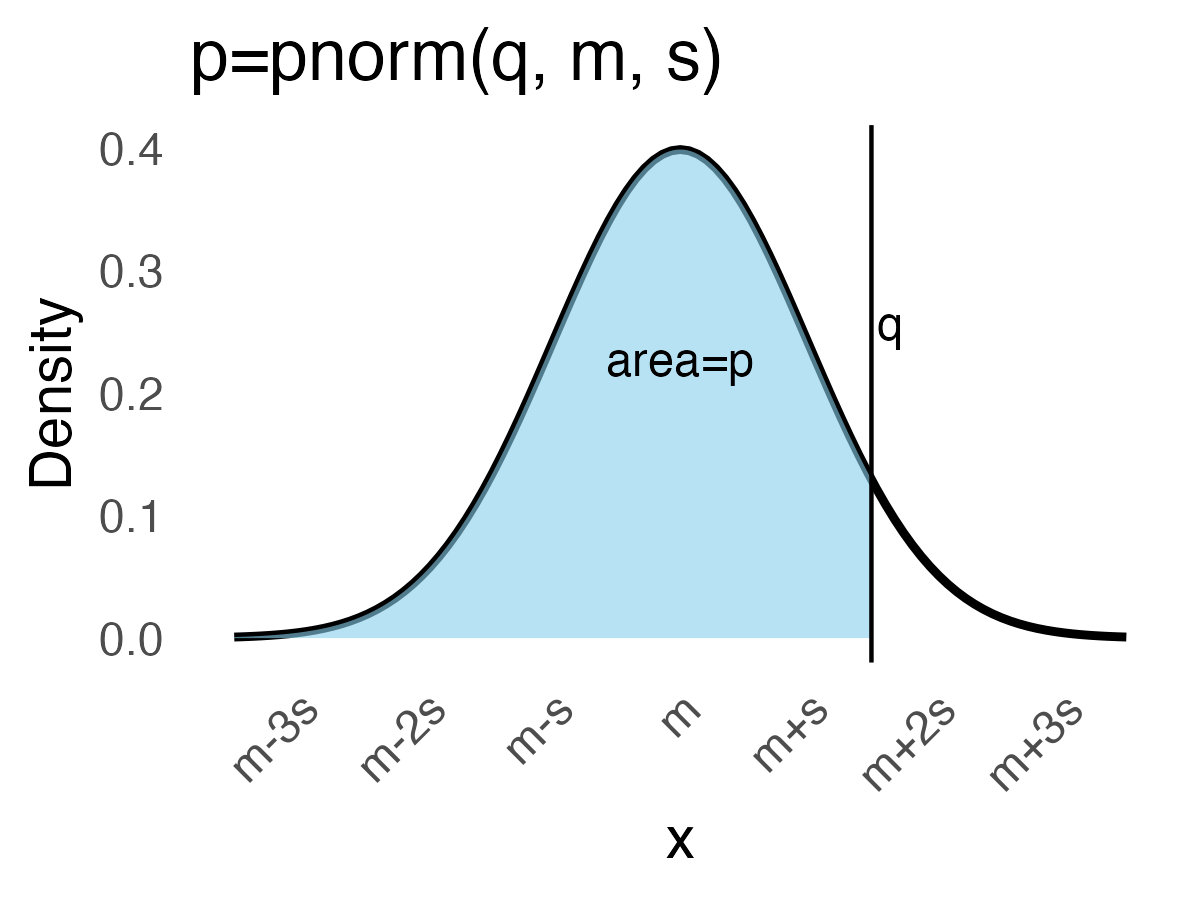

Here is the R script that generated this plot:
# Load required package
library(ggplot2)

# Parameters
mean <- 0
sd <- 1
q <- 1.5

# Create x values
x <- seq(mean - 3.5*sd, mean + 3.5*sd, length.out = 1000)
y <- dnorm(x, mean, sd)

# Data for shading
x_shade <- x[x <= q]
y_shade <- y[x <= q]

# Key points for labeling
points <- data.frame(
    x = c(mean - 3*sd, mean - 2*sd, mean - sd, mean, mean + sd, mean + 2*sd, mean + 3*sd),
    label = c("m-3s", "m-2s", "m-s", "m", "m+s", "m+2s", "m+3s")
)

# Plot
p <- ggplot() +
    stat_function(fun = dnorm, args = list(mean = mean, sd = sd), size = 1) +
    geom_area(data = data.frame(x = x_shade, y = y_shade), 
              aes(x = x, y = y), fill = "skyblue", alpha = 0.6) +
    geom_vline(xintercept = q, color = "black") +
    geom_text(aes(x = q+0.15, y = dnorm(q, mean, sd) + 0.1, label = "q"),
              vjust = -0.5, hjust = 0.5, size = 4) +
    geom_text(aes(x = mean, y = 0.2, label = "area=p"),
              vjust = -0.5, hjust = 0.5, size = 4) +
    labs(title = "p=pnorm(q, m, s)",
         x = "x",
         y = "Density") +
    scale_x_continuous(breaks = points$x, labels = points$label, limits = c(mean - 3.5*sd, mean + 3.5*sd)) +
    theme_minimal(base_size = 14) +
    theme(
        panel.grid.major = element_blank(),
        panel.grid.minor = element_blank(),
        axis.text.x = element_text(angle = 45, hjust = 1)
    )

# Save the plot to PNG at width = 2 in and height = 1.5 in
ggsave(filename = "pnorm_picture.png", plot = p, width = 4, height = 3, units = "in", dpi = 300)
